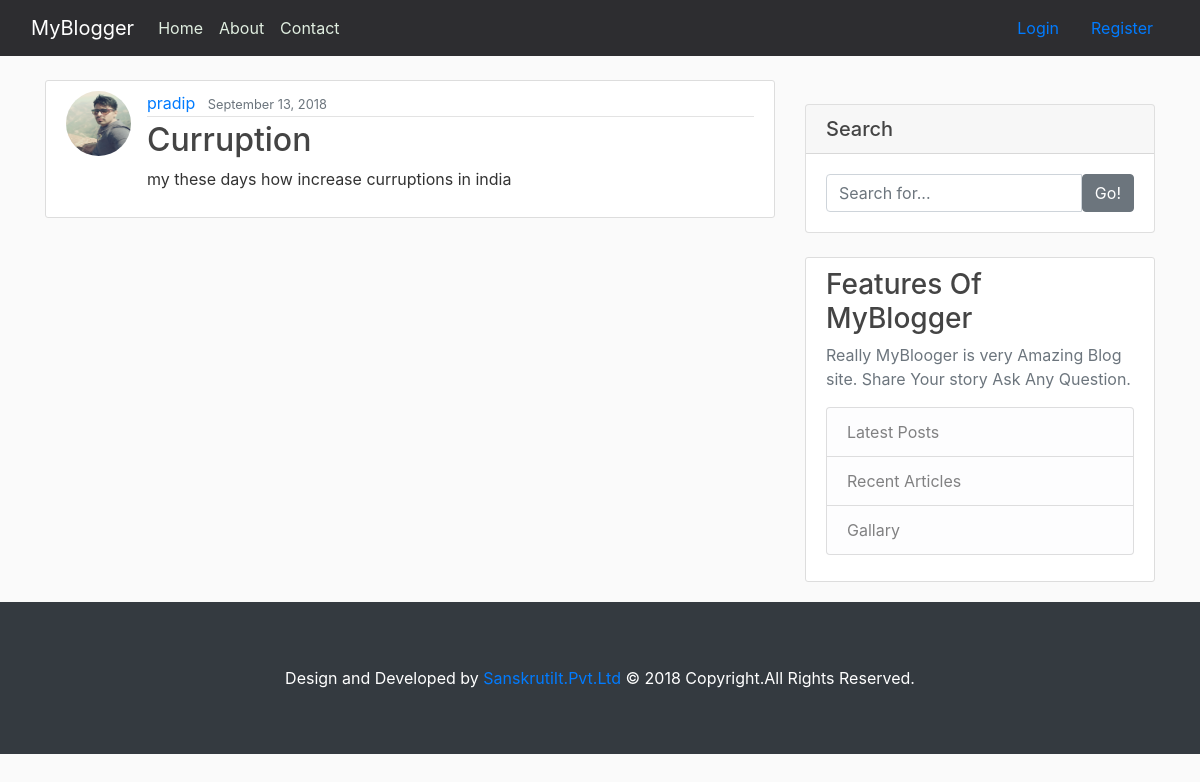
/post/3/, run on an earlier commit of the app's database.
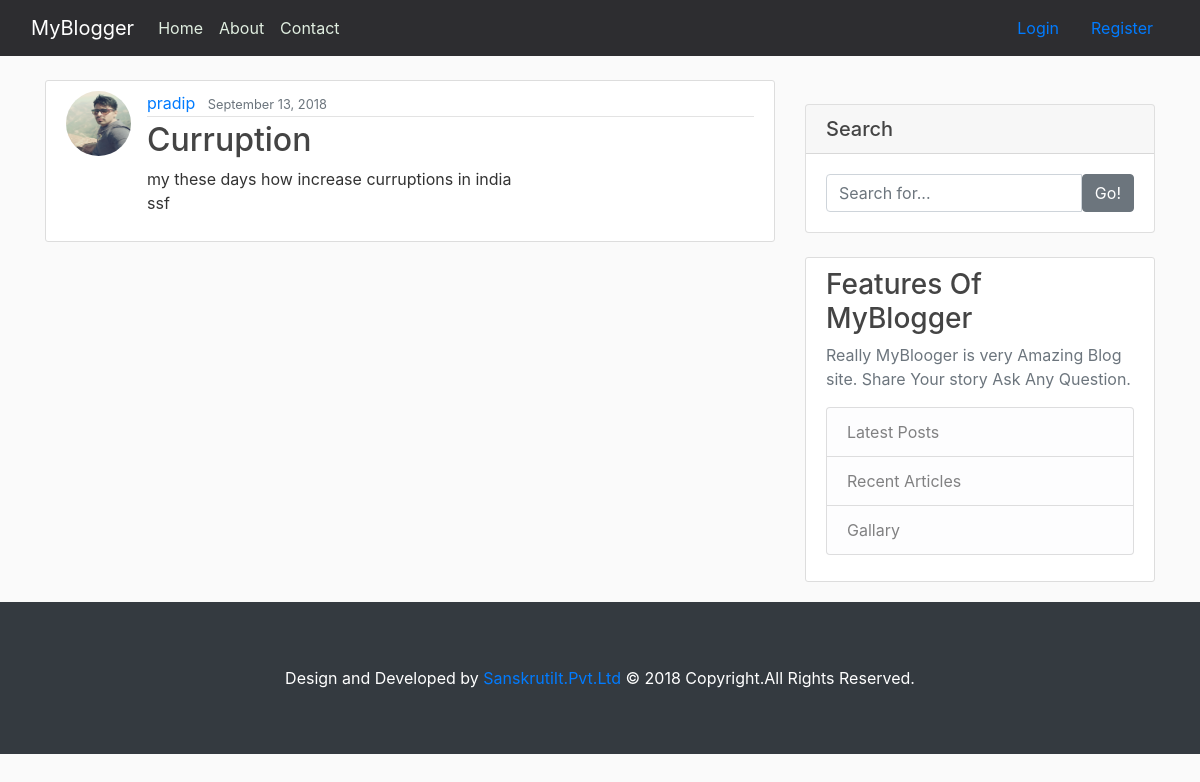
And on a later commit of the database.
### blog/models.py (models this page shows, shortened)
class Post(models.Model):
    title = models.CharField(max_length=100)
    content = models.TextField()
    date_posted = models.DateTimeField(default=timezone.now)
    author = models.ForeignKey(User, on_delete=models.CASCADE)

### users/models.py (models this page shows, shortened)
class Profile(models.Model):
    user = models.OneToOneField(User, on_delete=models.CASCADE)
    image = models.ImageField(default='default.jpg', upload_to='profile_pics')

### blog/views.py (the view)
# urls.py: path('post/<int:pk>/', PostDetailView.as_view(), name='post-detail'),
class PostDetailView(DetailView):
    model = Post

### blog/templates/blog/post_detail.html (shortened to what this page needs)
{% extends "blog/base.html" %}
{% block content %}
  <article class="media content-section">
    <img class="rounded-circle article-img" src="{{ object.author.profile.image.url }}">
    <div class="media-body">
      <div class="article-metadata">
        <a class="mr-2" href="{% url 'user-posts' object.author.username %}">{{ object.author }}</a>
        <small class="text-muted">{{ object.date_posted|date:"F d, Y" }}</small>
      </div>
      <h2 class="article-title">{{ object.title }}</h2>
      <p class="article-content">{{ object.content }}</p>
    </div>
  </article>
{% endblock content %}

What changed in the data, as far as the page shows it:
changed Post "Curruption": content "my these days how increase curruptions in india" → "my these days how increase curruptions in india ssf"
